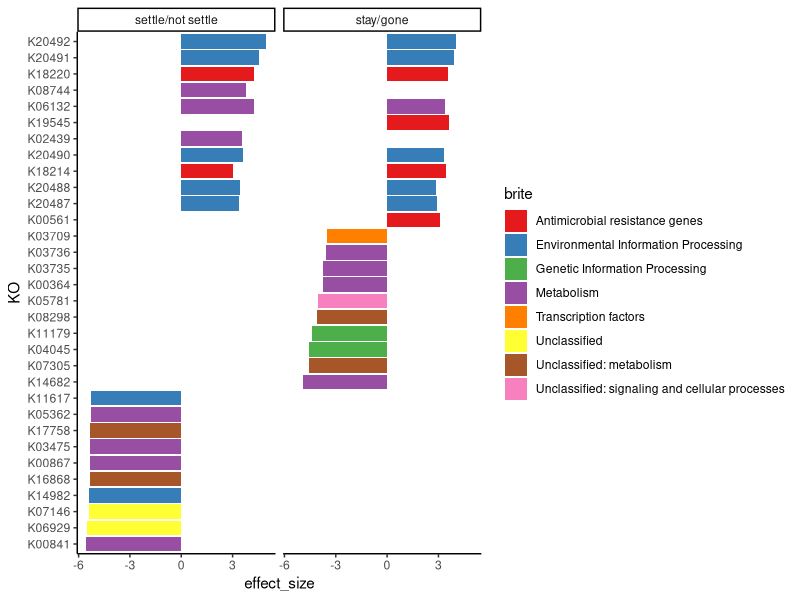

The R script that drew this image:
###################################################################################
# This R code designed to made Figure 5B "The KOs differentially distinguish      # 
# “baskets” categories."                                                          #
# of Olekhnovich et al. (2020) manuscript                                         #
#                                                                                 #
# "Separation of donor and recipient microbial diversity                          #
# allow to determine taxonomic and functional features of                         #
# microbiota restructuring following fecal transplantation"                       #
#                                                                                 #
## E I. Olekhnovich, January 14, 2021                                             #
#                                                                                 #
###################################################################################

# Set work directory
workdir <- "/home/acari/github/RECAST_project/"
setwd(workdir)

# Set libraries
library(ggplot2)

# Read songbird analysis table 
sns_top10 <- read.csv("OUTPUT/song_sns_top10.csv")
sg_top10 <- read.csv("OUTPUT/song_sg_top10.csv")

# Processing tables
sns_top10$group <- "settle/not settle"
sg_top10$group <- "stay/gone"

# Merge Merge Merge
all_top10 <- rbind(sns_top10, sg_top10)

# Make plot
all_top10_plot <- ggplot(all_top10, aes(reorder(ko, effect_size), effect_size, fill = brite))+
     geom_bar(stat = "identity")+
     coord_flip()+
     theme_classic()+
     scale_fill_brewer(palette="Set1")+
     facet_wrap(~group, ncol = 2)+
     xlab("KO")

# Save plot
svg(filename="FIGURES/all_top10_plot.svg", width=8, height=6, pointsize=12)
all_top10_plot
dev.off()